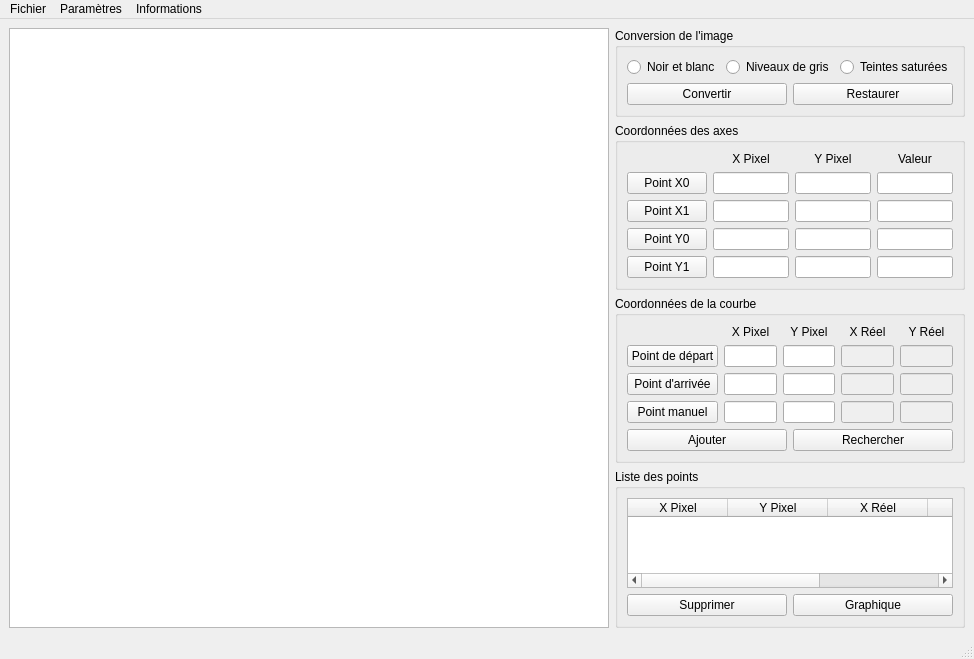
<?xml version="1.0" encoding="UTF-8"?>
<ui version="4.0">
 <class>EcranPrincipal</class>
 <widget class="QMainWindow" name="EcranPrincipal">
  <property name="geometry">
   <rect>
    <x>0</x>
    <y>0</y>
    <width>950</width>
    <height>659</height>
   </rect>
  </property>
  <property name="windowTitle">
   <string>NumerisationDeCourbes</string>
  </property>
  <property name="windowIcon">
   <iconset resource="../ressources/Ressources.qrc">
    <normaloff>:/icones/iconeNumerisationDeCourbes</normaloff>:/icones/iconeNumerisationDeCourbes</iconset>
  </property>
  <widget class="QWidget" name="centralWidget">
   <layout class="QGridLayout" name="gridLayoutCentralWidget">
    <item row="0" column="0" rowspan="4">
     <widget class="VueGraphiqueEtude" name="vueGraphiqueEtude">
      <property name="minimumSize">
       <size>
        <width>600</width>
        <height>600</height>
       </size>
      </property>
     </widget>
    </item>
    <item row="0" column="1">
     <widget class="QGroupBox" name="groupBoxConversionImage">
      <property name="title">
       <string>Conversion de l'image</string>
      </property>
      <layout class="QGridLayout" name="gridLayoutConversionImage">
       <item row="0" column="0">
        <widget class="QRadioButton" name="radioButtonNoirEtBlanc">
         <property name="text">
          <string>Noir et blanc</string>
         </property>
        </widget>
       </item>
       <item row="0" column="1">
        <widget class="QRadioButton" name="radioButtonNiveauxDeGris">
         <property name="text">
          <string>Niveaux de gris</string>
         </property>
        </widget>
       </item>
       <item row="0" column="2">
        <widget class="QRadioButton" name="radioButtonTeintesSaturees">
         <property name="text">
          <string>Teintes saturées</string>
         </property>
        </widget>
       </item>
       <item row="1" column="0" colspan="3">
        <layout class="QHBoxLayout" name="horizontalLayoutConversionImage">
         <item>
          <widget class="QPushButton" name="pushButtonConvertir">
           <property name="text">
            <string>Convertir</string>
           </property>
          </widget>
         </item>
         <item>
          <widget class="QPushButton" name="pushButtonRestaurer">
           <property name="text">
            <string>Restaurer</string>
           </property>
          </widget>
         </item>
        </layout>
       </item>
      </layout>
     </widget>
    </item>
    <item row="1" column="1">
     <widget class="QGroupBox" name="groupBoxCoordonneesAxes">
      <property name="title">
       <string>Coordonnées des axes</string>
      </property>
      <layout class="QGridLayout" name="gridLayoutCoordonneesAxes">
       <item row="0" column="1">
        <widget class="QLabel" name="labelXPixel">
         <property name="text">
          <string>X Pixel</string>
         </property>
         <property name="alignment">
          <set>Qt::AlignCenter</set>
         </property>
        </widget>
       </item>
       <item row="0" column="2">
        <widget class="QLabel" name="labelYPixel">
         <property name="text">
          <string>Y Pixel</string>
         </property>
         <property name="alignment">
          <set>Qt::AlignCenter</set>
         </property>
        </widget>
       </item>
       <item row="0" column="3">
        <widget class="QLabel" name="labelValeur">
         <property name="text">
          <string>Valeur</string>
         </property>
         <property name="alignment">
          <set>Qt::AlignCenter</set>
         </property>
        </widget>
       </item>
       <item row="1" column="0">
        <widget class="QPushButton" name="pushButtonPointX0">
         <property name="text">
          <string>Point X0</string>
         </property>
        </widget>
       </item>
       <item row="1" column="1">
        <widget class="QLineEdit" name="lineEditPointX0XPixel"/>
       </item>
       <item row="1" column="2">
        <widget class="QLineEdit" name="lineEditPointX0YPixel"/>
       </item>
       <item row="1" column="3">
        <widget class="QLineEdit" name="lineEditPointX0Valeur"/>
       </item>
       <item row="2" column="0">
        <widget class="QPushButton" name="pushButtonPointX1">
         <property name="text">
          <string>Point X1</string>
         </property>
        </widget>
       </item>
       <item row="2" column="1">
        <widget class="QLineEdit" name="lineEditPointX1XPixel"/>
       </item>
       <item row="2" column="2">
        <widget class="QLineEdit" name="lineEditPointX1YPixel"/>
       </item>
       <item row="2" column="3">
        <widget class="QLineEdit" name="lineEditPointX1Valeur"/>
       </item>
       <item row="3" column="0">
        <widget class="QPushButton" name="pushButtonPointY0">
         <property name="text">
          <string>Point Y0</string>
         </property>
        </widget>
       </item>
       <item row="3" column="1">
        <widget class="QLineEdit" name="lineEditPointY0XPixel"/>
       </item>
       <item row="3" column="2">
        <widget class="QLineEdit" name="lineEditPointY0YPixel"/>
       </item>
       <item row="3" column="3">
        <widget class="QLineEdit" name="lineEditPointY0Valeur"/>
       </item>
       <item row="4" column="0">
        <widget class="QPushButton" name="pushButtonPointY1">
         <property name="text">
          <string>Point Y1</string>
         </property>
        </widget>
       </item>
       <item row="4" column="1">
        <widget class="QLineEdit" name="lineEditPointY1XPixel"/>
       </item>
       <item row="4" column="2">
        <widget class="QLineEdit" name="lineEditPointY1YPixel"/>
       </item>
       <item row="4" column="3">
        <widget class="QLineEdit" name="lineEditPointY1Valeur"/>
       </item>
      </layout>
     </widget>
    </item>
    <item row="2" column="1">
     <widget class="QGroupBox" name="groupBoxCoordonneesCourbe">
      <property name="title">
       <string>Coordonnées de la courbe</string>
      </property>
      <layout class="QGridLayout" name="gridLayoutCoordonneesCourbe">
       <item row="0" column="1">
        <widget class="QLabel" name="labelXPixel_2">
         <property name="text">
          <string>X Pixel</string>
         </property>
         <property name="alignment">
          <set>Qt::AlignCenter</set>
         </property>
        </widget>
       </item>
       <item row="0" column="2">
        <widget class="QLabel" name="labelYPixel_2">
         <property name="text">
          <string>Y Pixel</string>
         </property>
         <property name="alignment">
          <set>Qt::AlignCenter</set>
         </property>
        </widget>
       </item>
       <item row="0" column="3">
        <widget class="QLabel" name="labelXReel">
         <property name="text">
          <string>X Réel</string>
         </property>
         <property name="alignment">
          <set>Qt::AlignCenter</set>
         </property>
        </widget>
       </item>
       <item row="0" column="4">
        <widget class="QLabel" name="labelYReel">
         <property name="text">
          <string>Y Réel</string>
         </property>
         <property name="alignment">
          <set>Qt::AlignCenter</set>
         </property>
        </widget>
       </item>
       <item row="1" column="0">
        <widget class="QPushButton" name="pushButtonPointDepart">
         <property name="text">
          <string>Point de départ</string>
         </property>
        </widget>
       </item>
       <item row="1" column="1">
        <widget class="QLineEdit" name="lineEditPointDepartXPixel"/>
       </item>
       <item row="1" column="2">
        <widget class="QLineEdit" name="lineEditPointDepartYPixel"/>
       </item>
       <item row="1" column="3">
        <widget class="QLineEdit" name="lineEditPointDepartXReel">
         <property name="enabled">
          <bool>false</bool>
         </property>
        </widget>
       </item>
       <item row="1" column="4">
        <widget class="QLineEdit" name="lineEditPointDepartYReel">
         <property name="enabled">
          <bool>false</bool>
         </property>
        </widget>
       </item>
       <item row="2" column="0">
        <widget class="QPushButton" name="pushButtonPointArrivee">
         <property name="text">
          <string>Point d'arrivée</string>
         </property>
        </widget>
       </item>
       <item row="2" column="1">
        <widget class="QLineEdit" name="lineEditPointArriveeXPixel"/>
       </item>
       <item row="2" column="2">
        <widget class="QLineEdit" name="lineEditPointArriveeYPixel"/>
       </item>
       <item row="2" column="3">
        <widget class="QLineEdit" name="lineEditPointArriveeXReel">
         <property name="enabled">
          <bool>false</bool>
         </property>
        </widget>
       </item>
       <item row="2" column="4">
        <widget class="QLineEdit" name="lineEditPointArriveeYReel">
         <property name="enabled">
          <bool>false</bool>
         </property>
        </widget>
       </item>
       <item row="3" column="0">
        <widget class="QPushButton" name="pushButtonPointManuel">
         <property name="text">
          <string>Point manuel</string>
         </property>
        </widget>
       </item>
       <item row="3" column="1">
        <widget class="QLineEdit" name="lineEditPointManuelXPixel"/>
       </item>
       <item row="3" column="2">
        <widget class="QLineEdit" name="lineEditPointManuelYPixel"/>
       </item>
       <item row="3" column="3">
        <widget class="QLineEdit" name="lineEditPointManuelXReel">
         <property name="enabled">
          <bool>false</bool>
         </property>
        </widget>
       </item>
       <item row="3" column="4">
        <widget class="QLineEdit" name="lineEditPointManuelYReel">
         <property name="enabled">
          <bool>false</bool>
         </property>
        </widget>
       </item>
       <item row="4" column="0" colspan="5">
        <layout class="QHBoxLayout" name="horizontalLayoutCoordonneesCourbe">
         <item>
          <widget class="QPushButton" name="pushButtonAjouter">
           <property name="text">
            <string>Ajouter</string>
           </property>
          </widget>
         </item>
         <item>
          <widget class="QPushButton" name="pushButtonRechercher">
           <property name="text">
            <string>Rechercher</string>
           </property>
          </widget>
         </item>
        </layout>
       </item>
      </layout>
     </widget>
    </item>
    <item row="3" column="1">
     <widget class="QGroupBox" name="groupBoxListePoints">
      <property name="title">
       <string>Liste des points</string>
      </property>
      <layout class="QGridLayout" name="gridLayoutListePoints">
       <item row="0" column="0">
        <widget class="QTableWidget" name="tableWidgetListePoints">
         <property name="editTriggers">
          <set>QAbstractItemView::NoEditTriggers</set>
         </property>
         <property name="selectionBehavior">
          <enum>QAbstractItemView::SelectRows</enum>
         </property>
         <column>
          <property name="text">
           <string>X Pixel</string>
          </property>
         </column>
         <column>
          <property name="text">
           <string>Y Pixel</string>
          </property>
         </column>
         <column>
          <property name="text">
           <string>X Réel</string>
          </property>
         </column>
         <column>
          <property name="text">
           <string>Y Réel</string>
          </property>
         </column>
         <column>
          <property name="text">
           <string>Type</string>
          </property>
         </column>
        </widget>
       </item>
       <item row="1" column="0">
        <layout class="QHBoxLayout" name="horizontalLayoutListePoints">
         <item>
          <widget class="QPushButton" name="pushButtonSupprimer">
           <property name="text">
            <string>Supprimer</string>
           </property>
          </widget>
         </item>
         <item>
          <widget class="QPushButton" name="pushButtonGraphique">
           <property name="text">
            <string>Graphique</string>
           </property>
          </widget>
         </item>
        </layout>
       </item>
      </layout>
     </widget>
    </item>
   </layout>
  </widget>
  <widget class="QMenuBar" name="menuBar">
   <property name="geometry">
    <rect>
     <x>0</x>
     <y>0</y>
     <width>950</width>
     <height>21</height>
    </rect>
   </property>
   <widget class="QMenu" name="menuFichier">
    <property name="title">
     <string>Fichier</string>
    </property>
    <addaction name="actionCreer"/>
    <addaction name="actionCharger"/>
    <addaction name="actionSauver"/>
    <addaction name="actionExporter"/>
    <addaction name="separator"/>
    <addaction name="actionQuitter"/>
   </widget>
   <widget class="QMenu" name="menuParametres">
    <property name="title">
     <string>Paramètres</string>
    </property>
    <addaction name="actionParametresAffichage"/>
    <addaction name="actionParametresConversion"/>
    <addaction name="actionParametresRecherche"/>
    <addaction name="actionParametresExport"/>
   </widget>
   <widget class="QMenu" name="menuInformations">
    <property name="title">
     <string>Informations</string>
    </property>
    <addaction name="actionDocumentation"/>
    <addaction name="actionAbout"/>
   </widget>
   <addaction name="menuFichier"/>
   <addaction name="menuParametres"/>
   <addaction name="menuInformations"/>
  </widget>
  <widget class="QStatusBar" name="statusBar"/>
  <action name="actionCreer">
   <property name="icon">
    <iconset resource="../ressources/Ressources.qrc">
     <normaloff>:/icones/iconeActionCreer</normaloff>:/icones/iconeActionCreer</iconset>
   </property>
   <property name="text">
    <string>Créer une nouvelle étude...</string>
   </property>
   <property name="shortcut">
    <string>Ctrl+N</string>
   </property>
  </action>
  <action name="actionCharger">
   <property name="icon">
    <iconset resource="../ressources/Ressources.qrc">
     <normaloff>:/icones/iconeActionCharger</normaloff>:/icones/iconeActionCharger</iconset>
   </property>
   <property name="text">
    <string>Charger une étude existante...</string>
   </property>
   <property name="shortcut">
    <string>Ctrl+O</string>
   </property>
  </action>
  <action name="actionSauver">
   <property name="icon">
    <iconset resource="../ressources/Ressources.qrc">
     <normaloff>:/icones/iconeActionSauver</normaloff>:/icones/iconeActionSauver</iconset>
   </property>
   <property name="text">
    <string>Sauver l'étude courante...</string>
   </property>
   <property name="shortcut">
    <string>Ctrl+S</string>
   </property>
  </action>
  <action name="actionExporter">
   <property name="icon">
    <iconset resource="../ressources/Ressources.qrc">
     <normaloff>:/icones/iconeActionExporter</normaloff>:/icones/iconeActionExporter</iconset>
   </property>
   <property name="text">
    <string>Exporter l'étude courante...</string>
   </property>
   <property name="shortcut">
    <string>Ctrl+E</string>
   </property>
  </action>
  <action name="actionQuitter">
   <property name="icon">
    <iconset resource="../ressources/Ressources.qrc">
     <normaloff>:/icones/iconeActionQuitter</normaloff>:/icones/iconeActionQuitter</iconset>
   </property>
   <property name="text">
    <string>Quitter</string>
   </property>
   <property name="shortcut">
    <string>Ctrl+Q</string>
   </property>
  </action>
  <action name="actionParametresAffichage">
   <property name="text">
    <string>Paramètres d'affichage...</string>
   </property>
   <property name="shortcut">
    <string>Ctrl+F1</string>
   </property>
  </action>
  <action name="actionParametresConversion">
   <property name="text">
    <string>Paramètres de conversion...</string>
   </property>
   <property name="shortcut">
    <string>Ctrl+F2</string>
   </property>
  </action>
  <action name="actionParametresRecherche">
   <property name="text">
    <string>Paramètres de recherche...</string>
   </property>
   <property name="shortcut">
    <string>Ctrl+F3</string>
   </property>
  </action>
  <action name="actionParametresExport">
   <property name="text">
    <string>Paramètres d'export...</string>
   </property>
   <property name="shortcut">
    <string>Ctrl+F4</string>
   </property>
  </action>
  <action name="actionDocumentation">
   <property name="icon">
    <iconset resource="../ressources/Ressources.qrc">
     <normaloff>:/icones/iconeActionDocumentation</normaloff>:/icones/iconeActionDocumentation</iconset>
   </property>
   <property name="text">
    <string>Documentation...</string>
   </property>
   <property name="shortcut">
    <string>F1</string>
   </property>
  </action>
  <action name="actionAbout">
   <property name="icon">
    <iconset resource="../ressources/Ressources.qrc">
     <normaloff>:/icones/iconeActionAbout</normaloff>:/icones/iconeActionAbout</iconset>
   </property>
   <property name="text">
    <string>À propos de NumerisationDeCourbes...</string>
   </property>
   <property name="shortcut">
    <string>F2</string>
   </property>
  </action>
 </widget>
 <customwidgets>
  <customwidget>
   <class>VueGraphiqueEtude</class>
   <extends>QGraphicsView</extends>
   <header>include/VueGraphiqueEtude.h</header>
  </customwidget>
 </customwidgets>
 <resources>
  <include location="../ressources/Ressources.qrc"/>
 </resources>
 <connections/>
</ui>
